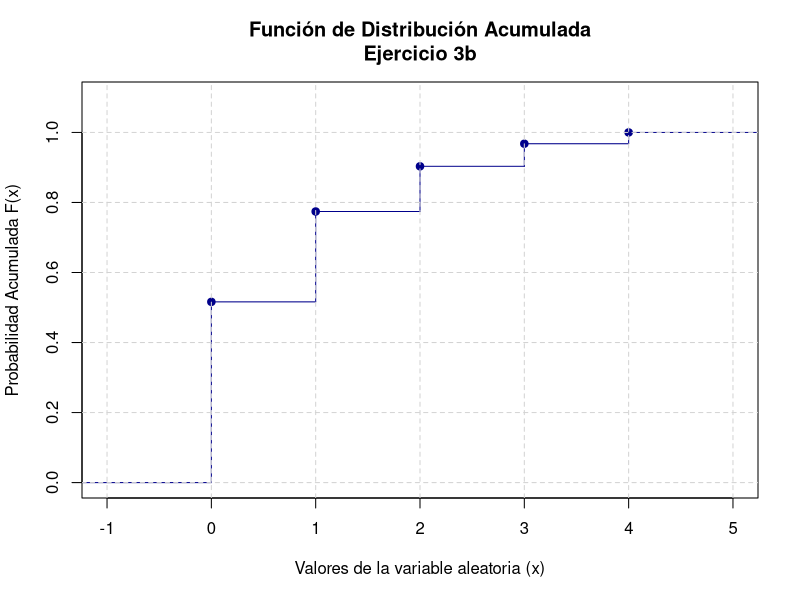

Source code (R):
#Cargo los valores de x
x <- c(0,1,2,3,4)

#Cargo el valor de k
k <- 16/31

#Calculo la probabilidad
px <- k / (2^x)

#Calculamos las probabilidades acumuladas de forma automatica con cumsum()
Fx <- cumsum(px)

# Paso 3: Creamos una "función de paso o escalera" utilizando stepfun
# Le decimos que empiece acumulando 0 para x < 0, y luego use Fx
mi_escalera <- stepfun(x, c(0, Fx))

# Paso 4: Hacemos el gráfico
plot(
  mi_escalera,
  do.points = TRUE,                        # Dibuja los círculos en los extremos de cada escalón
  pch = 19,                                # Tipo de punto (relleno)
  col.points = "darkblue",                 # Color para los puntos
  col = "darkblue",                        # Color para las líneas de la escalera
  main = "Función de Distribución Acumulada\nEjercicio 3b",
  xlab = "Valores de la variable aleatoria (x)",
  ylab = "Probabilidad Acumulada F(x)",
  ylim = c(0, 1.1)                         # Margen superior para ver el techo de 1.0
)

# Añadimos cuadrícula de fondo
grid(nx = NULL, ny = NULL, lty = 2, col = "lightgray")
